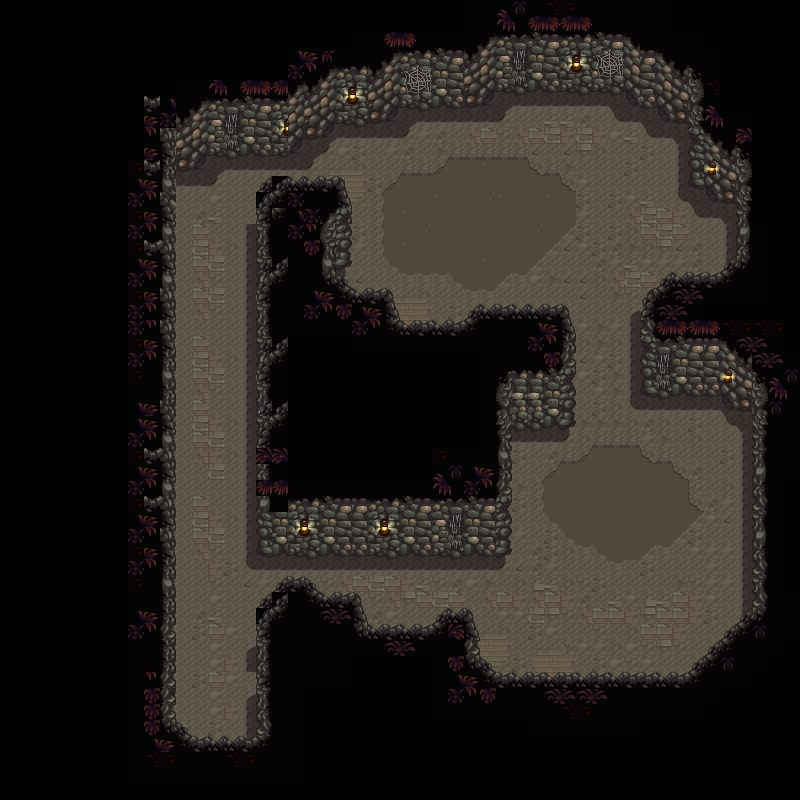

Below is a game level as drawn by its tile map, then a one-line description and the .tmx that defines it (tile-layer data replaced by summaries):
An orthogonal 50x50 tile map with 16x16 px tiles, 5 tile layers (Back, Buildings, Paths, Front, ...), 2 tilesets.

<map version="1.10" tiledversion="1.12.1" orientation="orthogonal" renderorder="right-down" width="50" height="50" tilewidth="16" tileheight="16" infinite="0" nextlayerid="6" nextobjectid="1">
 <tileset firstgid="1" name="summer_town" tilewidth="16" tileheight="16" tilecount="2304" columns="32">
  <image source="summer_town.png" width="512" height="1152" />
 </tileset>
 <tileset firstgid="2305" name="mine" tilewidth="16" tileheight="16" tilecount="288" columns="16">
  <image source="mine_quarryshaft.png" width="256" height="288" />
  <tile id="0">
   <properties>
    <property name="Type" value="Dirt" />
   </properties>
  </tile>
  <tile id="2">
   <properties>
    <property name="Type" value="Stone" />
   </properties>
  </tile>
  <tile id="17">
   <properties>
    <property name="Type" value="Stone" />
   </properties>
  </tile>
  <tile id="18">
   <properties>
    <property name="Type" value="Stone" />
   </properties>
  </tile>
  <tile id="19">
   <properties>
    <property name="Type" value="Stone" />
   </properties>
  </tile>
  <tile id="33">
   <properties>
    <property name="Type" value="Stone" />
   </properties>
  </tile>
  <tile id="34">
   <properties>
    <property name="Type" value="Stone" />
   </properties>
  </tile>
  <tile id="137">
   <properties>
    <property name="Type" value="Stone" />
   </properties>
  </tile>
  <tile id="138">
   <properties>
    <property name="Type" value="Stone" />
   </properties>
  </tile>
  <tile id="139">
   <properties>
    <property name="Type" value="Stone" />
   </properties>
  </tile>
  <tile id="140">
   <properties>
    <property name="Type" value="Stone" />
   </properties>
  </tile>
  <tile id="153">
   <properties>
    <property name="Type" value="Stone" />
   </properties>
  </tile>
  <tile id="154">
   <properties>
    <property name="Type" value="Stone" />
   </properties>
  </tile>
  <tile id="155">
   <properties>
    <property name="Type" value="Stone" />
   </properties>
  </tile>
  <tile id="165">
   <properties>
    <property name="Type" value="Dirt" />
   </properties>
  </tile>
  <tile id="166">
   <properties>
    <property name="Type" value="Stone" />
   </properties>
  </tile>
  <tile id="167">
   <properties>
    <property name="Type" value="Stone" />
   </properties>
  </tile>
  <tile id="168">
   <properties>
    <property name="Type" value="Stone" />
   </properties>
  </tile>
  <tile id="169">
   <properties>
    <property name="Type" value="Stone" />
   </properties>
  </tile>
  <tile id="170">
   <properties>
    <property name="Type" value="Stone" />
   </properties>
  </tile>
  <tile id="171">
   <properties>
    <property name="Type" value="Stone" />
   </properties>
  </tile>
  <tile id="172">
   <properties>
    <property name="Type" value="Stone" />
   </properties>
  </tile>
  <tile id="181">
   <properties>
    <property name="Type" value="Dirt" />
   </properties>
  </tile>
  <tile id="182">
   <properties>
    <property name="Type" value="Stone" />
   </properties>
  </tile>
  <tile id="183">
   <properties>
    <property name="Type" value="Dirt" />
   </properties>
  </tile>
  <tile id="184">
   <properties>
    <property name="Type" value="Stone" />
   </properties>
  </tile>
  <tile id="185">
   <properties>
    <property name="Type" value="Stone" />
   </properties>
  </tile>
  <tile id="186">
   <properties>
    <property name="Type" value="Stone" />
   </properties>
  </tile>
  <tile id="187">
   <properties>
    <property name="Type" value="Stone" />
   </properties>
  </tile>
  <tile id="188">
   <properties>
    <property name="Type" value="Stone" />
   </properties>
  </tile>
  <tile id="198">
   <properties>
    <property name="Type" value="Stone" />
   </properties>
  </tile>
  <tile id="199">
   <properties>
    <property name="Type" value="Stone" />
   </properties>
  </tile>
  <tile id="200">
   <properties>
    <property name="Type" value="Stone" />
   </properties>
  </tile>
  <tile id="201">
   <properties>
    <property name="Type" value="Stone" />
   </properties>
  </tile>
  <tile id="202">
   <properties>
    <property name="Type" value="Stone" />
   </properties>
  </tile>
  <tile id="203">
   <properties>
    <property name="Type" value="Stone" />
   </properties>
  </tile>
  <tile id="204">
   <properties>
    <property name="Type" value="Stone" />
   </properties>
  </tile>
  <tile id="217">
   <properties>
    <property name="Type" value="Stone" />
   </properties>
  </tile>
  <tile id="218">
   <properties>
    <property name="Type" value="Stone" />
   </properties>
  </tile>
  <tile id="219">
   <properties>
    <property name="Type" value="Stone" />
   </properties>
  </tile>
  <tile id="233">
   <properties>
    <property name="Type" value="Stone" />
   </properties>
  </tile>
  <tile id="234">
   <properties>
    <property name="Type" value="Stone" />
   </properties>
  </tile>
  <tile id="235">
   <properties>
    <property name="Type" value="Stone" />
   </properties>
  </tile>
  <tile id="240">
   <properties>
    <property name="Type" value="Wood" />
   </properties>
  </tile>
  <tile id="241">
   <properties>
    <property name="Type" value="Wood" />
   </properties>
  </tile>
  <tile id="242">
   <properties>
    <property name="Type" value="Wood" />
   </properties>
  </tile>
  <tile id="256">
   <properties>
    <property name="Type" value="Wood" />
   </properties>
  </tile>
  <tile id="257">
   <properties>
    <property name="Type" value="Wood" />
   </properties>
  </tile>
  <tile id="258">
   <properties>
    <property name="Type" value="Wood" />
   </properties>
  </tile>
  <tile id="272">
   <properties>
    <property name="Type" value="Wood" />
   </properties>
  </tile>
  <tile id="273">
   <properties>
    <property name="Type" value="Wood" />
   </properties>
  </tile>
  <tile id="274">
   <properties>
    <property name="Type" value="Wood" />
   </properties>
  </tile>
 </tileset>
 <layer id="1" name="Back" width="50" height="50">
  <data>[2500 cells, 1361 non-empty, 55 distinct tile ids]</data>
 </layer>
 <layer id="2" name="Buildings" width="50" height="50">
  <data>[2500 cells, 796 non-empty, 84 distinct tile ids]</data>
 </layer>
 <layer id="3" name="Paths" width="50" height="50">
  <data>[2500 cells, 0 non-empty, 0 distinct tile ids]</data>
 </layer>
 <layer id="4" name="Front" width="50" height="50">
  <data>[2500 cells, 316 non-empty, 36 distinct tile ids]</data>
 </layer>
 <layer id="5" name="AlwaysFront" width="50" height="50">
  <data>[2500 cells, 0 non-empty, 0 distinct tile ids]</data>
 </layer>
</map>
